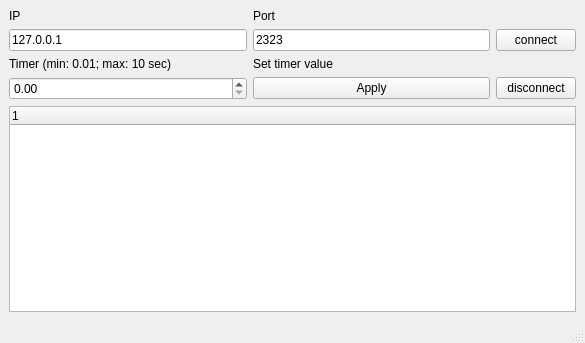
<?xml version="1.0" encoding="UTF-8"?>
<ui version="4.0">
 <class>MainWindow</class>
 <widget class="QMainWindow" name="MainWindow">
  <property name="geometry">
   <rect>
    <x>0</x>
    <y>0</y>
    <width>585</width>
    <height>343</height>
   </rect>
  </property>
  <property name="windowTitle">
   <string>MainWindow</string>
  </property>
  <widget class="QWidget" name="centralwidget">
   <layout class="QGridLayout" name="gridLayout">
    <item row="3" column="2">
     <widget class="QPushButton" name="disconnectBtn">
      <property name="text">
       <string>disconnect</string>
      </property>
     </widget>
    </item>
    <item row="4" column="0" colspan="3">
     <widget class="QTreeWidget" name="treeWidget"/>
    </item>
    <item row="0" column="1">
     <widget class="QLabel" name="label_2">
      <property name="text">
       <string>Port</string>
      </property>
     </widget>
    </item>
    <item row="3" column="1">
     <widget class="QPushButton" name="setTimer">
      <property name="text">
       <string>Apply</string>
      </property>
     </widget>
    </item>
    <item row="3" column="0">
     <widget class="QDoubleSpinBox" name="doubleSpinBox"/>
    </item>
    <item row="0" column="0">
     <widget class="QLabel" name="label">
      <property name="text">
       <string>IP</string>
      </property>
     </widget>
    </item>
    <item row="1" column="1">
     <widget class="QLineEdit" name="input_port">
      <property name="text">
       <string>2323</string>
      </property>
     </widget>
    </item>
    <item row="1" column="2">
     <widget class="QPushButton" name="connectBtn">
      <property name="text">
       <string>connect</string>
      </property>
     </widget>
    </item>
    <item row="1" column="0">
     <widget class="QLineEdit" name="input_IP">
      <property name="text">
       <string>127.0.0.1</string>
      </property>
     </widget>
    </item>
    <item row="2" column="0">
     <widget class="QLabel" name="label_3">
      <property name="text">
       <string>Timer (min: 0.01; max: 10 sec)</string>
      </property>
     </widget>
    </item>
    <item row="2" column="1">
     <widget class="QLabel" name="label_4">
      <property name="text">
       <string>Set timer value</string>
      </property>
     </widget>
    </item>
   </layout>
  </widget>
  <widget class="QMenuBar" name="menubar">
   <property name="geometry">
    <rect>
     <x>0</x>
     <y>0</y>
     <width>585</width>
     <height>21</height>
    </rect>
   </property>
  </widget>
  <widget class="QStatusBar" name="statusbar"/>
 </widget>
 <resources/>
 <connections/>
</ui>
